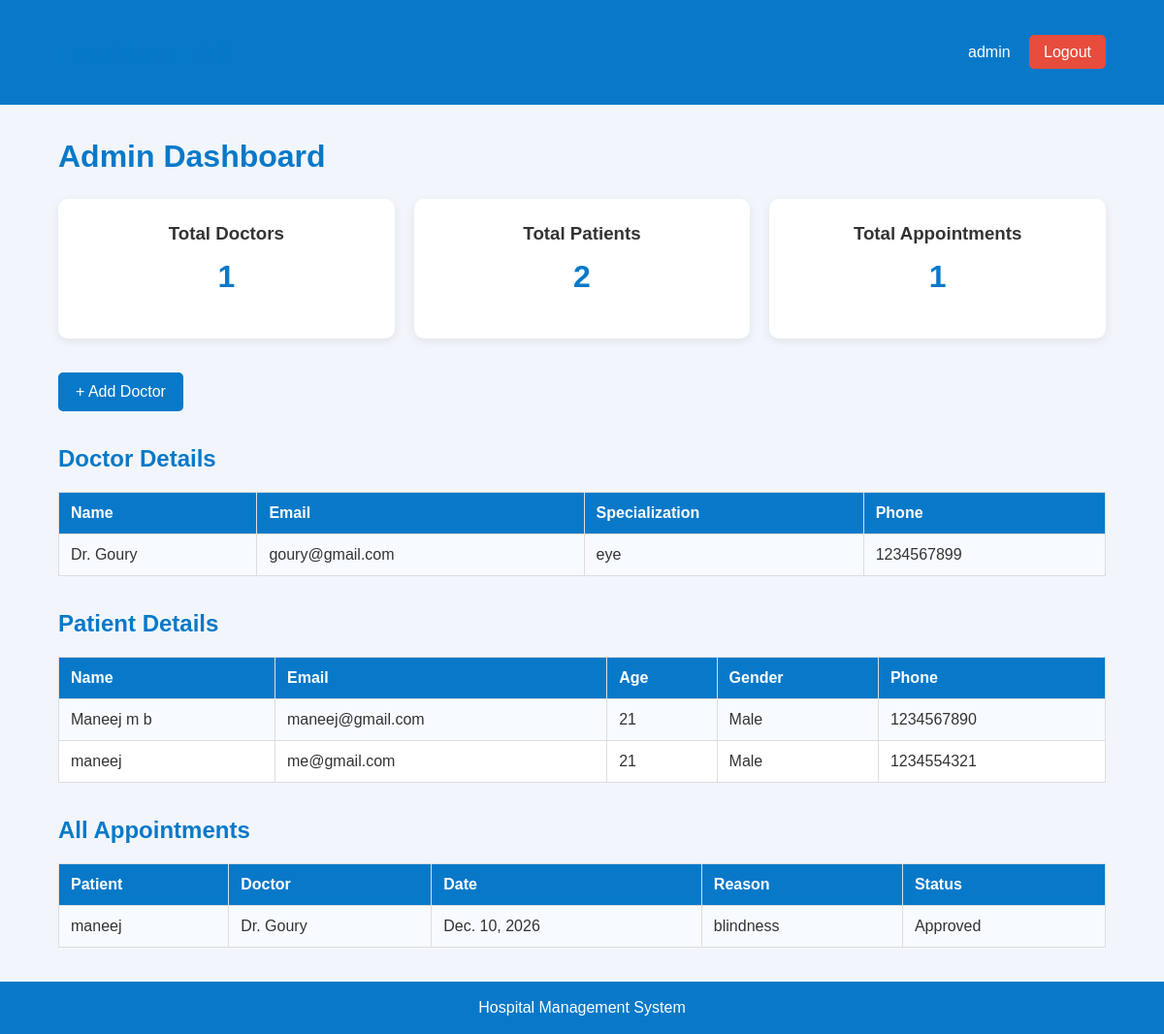
/admin-dashboard/ (signed in), run on the app's committed database.
### hp_managment/models.py (models this page shows, shortened)
class Doctor(models.Model):
    user = models.OneToOneField(
        User, on_delete=models.CASCADE
    )
    specialization = models.CharField(max_length=100)
    phone = models.CharField(max_length=15)

class Patient(models.Model):
    user = models.OneToOneField(
        User, on_delete=models.CASCADE
    )
    age = models.IntegerField()
    gender = models.CharField(max_length=20)
    phone = models.CharField(max_length=15)
    address = models.TextField()

class Appointment(models.Model):
    STATUS_CHOICES = [
        ('Pending', 'Pending'),
        ('Approved', 'Approved'),
        ('Rejected', 'Rejected'),
        ('Completed', 'Completed'),
        ('Cancelled', 'Cancelled'),
    ]
    patient = models.ForeignKey(
        Patient, on_delete=models.CASCADE
    )
    doctor = models.ForeignKey(
        Doctor, on_delete=models.CASCADE
    )
    appointment_date = models.DateField()
    reason = models.TextField()
    status = models.CharField(
        max_length=20,
        choices=STATUS_CHOICES,
        default='Pending'
    )
    created_at = models.DateTimeField(auto_now_add=True)

### hp_managment/views.py (the view)
@login_required
@user_passes_test(is_admin)
def admin_dashboard(request):
    doctors = Doctor.objects.select_related('user').all()
    patients = Patient.objects.select_related('user').all()
    appointments = Appointment.objects.select_related(
        'patient__user',
        'doctor__user'
    ).order_by('-created_at')
    context = {
        'doctors': doctors,
        'patients': patients,
        'appointments': appointments,
        'doctor_count': doctors.count(),
        'patient_count': patients.count(),
        'appointment_count': appointments.count(),
    }
    return render(
        request,
        'admin_dashboard.html',
        context
    )

### hp_managment/views.py (called while the page is built)
def is_admin(user):
    return user.is_authenticated and user.is_staff

### hp_managment/templates/admin_dashboard.html
{% extends 'base.html' %}
{% block content %}
<h1>Admin Dashboard</h1>
<div class="cards">
    <div class="card">
        <h3>Total Doctors</h3>
        <h2>{{ doctor_count }}</h2>
    </div>
    <div class="card">
        <h3>Total Patients</h3>
        <h2>{{ patient_count }}</h2>
    </div>
    <div class="card">
        <h3>Total Appointments</h3>
        <h2>{{ appointment_count }}</h2>
    </div>
</div>
<a href="{% url 'add_doctor' %}" class="btn">
    + Add Doctor
</a>
<h2>Doctor Details</h2>
<table>
    <tr>
        <th>Name</th>
        <th>Email</th>
        <th>Specialization</th>
        <th>Phone</th>
    </tr>
    {% for doctor in doctors %}
    <tr>
        <td>{{ doctor.user.username }}</td>
        <td>{{ doctor.user.email }}</td>
        <td>{{ doctor.specialization }}</td>
        <td>{{ doctor.phone }}</td>
    </tr>
    {% empty %}
    <tr><td colspan="4">No doctors found.</td></tr>
    {% endfor %}
</table>
<h2>Patient Details</h2>
<table>
    <tr>
        <th>Name</th>
        <th>Email</th>
        <th>Age</th>
        <th>Gender</th>
        <th>Phone</th>
    </tr>
    {% for patient in patients %}
    <tr>
        <td>{{ patient.user.username }}</td>
        <td>{{ patient.user.email }}</td>
        <td>{{ patient.age }}</td>
        <td>{{ patient.gender }}</td>
        <td>{{ patient.phone }}</td>
    </tr>
    {% empty %}
    <tr><td colspan="5">No patients found.</td></tr>
    {% endfor %}
</table>
<h2>All Appointments</h2>
<table>
    <tr>
        <th>Patient</th>
        <th>Doctor</th>
        <th>Date</th>
        <th>Reason</th>
        <th>Status</th>
    </tr>
    {% for a in appointments %}
    <tr>
        <td>{{ a.patient.user.username }}</td>
        <td>{{ a.doctor.user.username }}</td>
        <td>{{ a.appointment_date }}</td>
        <td>{{ a.reason }}</td>
        <td>{{ a.status }}</td>
    </tr>
    {% empty %}
    <tr><td colspan="5">No appointments found.</td></tr>
    {% endfor %}
</table>
{% endblock %}

### hp_managment/templates/base.html (shortened to what this page needs)
{% load static %}
<!DOCTYPE html>
<html lang="en">
<head>
    <link rel="stylesheet" href="{% static 'css/style.css' %}">
</head>
<body>
<nav class="navbar">
    <h2>HealthCare HMS</h2>
    {% if user.is_authenticated %}
    <div>
        <span>{{ user.username }}</span>
        <a href="{% url 'logout' %}" class="logout">Logout</a>
    </div>
    {% endif %}
</nav>
<div class="container">
    {% block content %}
    {% endblock %}
</div>
<footer>
    Hospital Management System
</footer>
</body>
</html>

### hp_managment/static/css/style.css (style rules this page uses)
* { margin: 0; padding: 0; box-sizing: border-box; }
body { font-family: Arial, sans-serif; background: #f2f6fc; color: #333; }
.navbar { background: #0879c9; color: white; padding: 18px 5%; display: flex; justify-content: space-between; align-items: center; }
.navbar h2 { font-size: 23px; }
.navbar a { color: white; text-decoration: none; }
.logout { background: #e74c3c; padding: 9px 15px; border-radius: 5px; margin-left: 15px; }
.container { width: 90%; max-width: 1200px; margin: 35px auto; min-height: 75vh; }
h1, h2 { margin-bottom: 20px; color: #0879c9; }
h2 { margin-top: 25px; }
button, .btn { background: #0879c9; color: white; border: none; padding: 11px 18px; border-radius: 5px; cursor: pointer; text-decoration: none; display: inline-block; margin: 10px 0; }
.cards { display: grid; grid-template-columns: repeat(3, 1fr); gap: 20px; margin: 25px 0; }
.card { background: white; padding: 25px; border-radius: 10px; box-shadow: 0 3px 10px rgba(0,0,0,0.08); text-align: center; }
.card h2 { font-size: 32px; margin-top: 15px; }
table { width: 100%; border-collapse: collapse; background: white; margin: 20px 0 35px; overflow-wrap: anywhere; }
th, td { padding: 12px; border: 1px solid #ddd; text-align: left; }
th { background: #0879c9; color: white; }
tr:nth-child(even) { background: #f7faff; }
footer { background: #0879c9; color: white; text-align: center; padding: 18px; }

### data on the page
Doctor: user.username "Dr. Goury", user.email "goury@gmail.com", specialization "eye", phone "1234567899"
Patient: user.username "Maneej m b", user.email "maneej@gmail.com", age "21", gender "Male", phone "1234567890"
Patient: user.username "maneej", user.email "me@gmail.com", age "21", gender "Male", phone "1234554321"
Appointment: patient.user.username "maneej", doctor.user.username "Dr. Goury", appointment_date "Dec. 10, 2026", reason "blindness", status "Approved"

### other printed values
{{ user.username }} "admin"
{{ doctor_count }} "1"
{{ patient_count }} "2"
{{ appointment_count }} "1"
